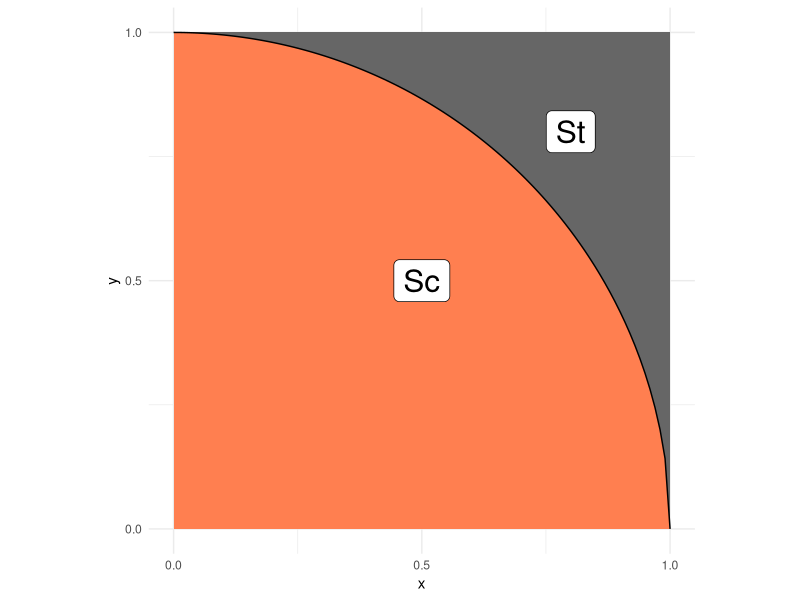
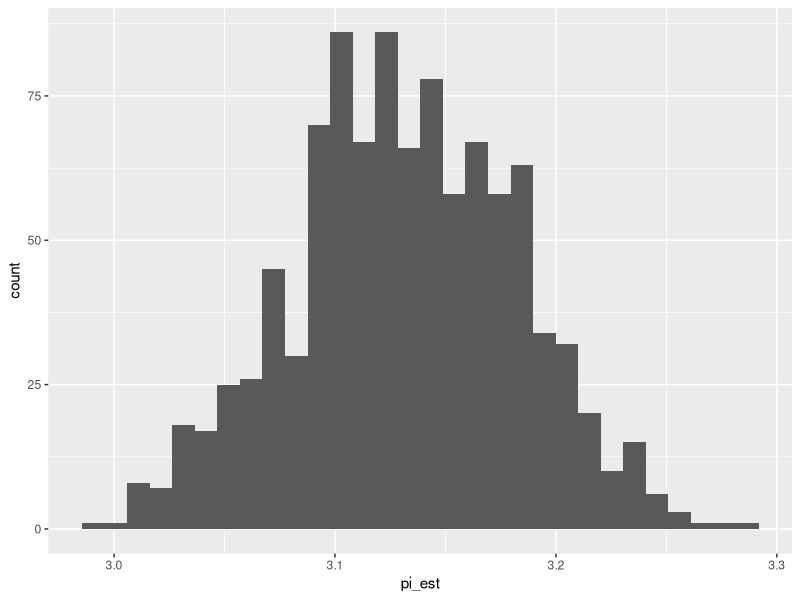

Write the R code that produced these figures, in order.
## ---- chunk 1
library(tidyverse)
library(rsample)
## ---- chunk 2
## NOTE: No need to edit; this visual helps explain the pi estimation scheme
tibble(x = seq(0, 1, length.out = 100)) %>%
  mutate(y = sqrt(1 - x^2)) %>%

  ggplot(aes(x, y)) +
  annotate(
    "rect",
    xmin = 0, ymin = 0, xmax = 1, ymax = 1,
    fill = "grey40",
    size = 1
  ) +
  geom_ribbon(aes(ymin = 0, ymax = y), fill = "coral") +
  geom_line() +
  annotate(
    "label",
    x = 0.5, y = 0.5, label = "Sc",
    size = 8
  ) +
  annotate(
    "label",
    x = 0.8, y = 0.8, label = "St",
    size = 8
  ) +
  scale_x_continuous(breaks = c(0, 1/2, 1)) +
  scale_y_continuous(breaks = c(0, 1/2, 1)) +
  theme_minimal() +
  coord_fixed()
## ---- chunk 3
## TASK: Choose a sample size and generate samples
n <- 1000 # Choose a sample size
# Generate the data
df_q1 <-
  tibble(
    x = runif(n, min = 0, max = 1), 
    y = runif(n, min = 0, max = 1)
  )
## ---- chunk 4
## NOTE: Do not edit this code
# Correct sample size
assertthat::assert_that(
  dim(df_q1) %>% 
    .[[1]] == n,
  msg = "The sample size should be `n`"
)
# Correct column names
assertthat::assert_that(
  setequal(names(df_q1), c("x", "y")),
  msg = "df_q1 must include the columns `x` and `y`"
)
print("Good")
## ---- chunk 5
## TASK: Finish implementing this function
stat <- function(x, y) {
  # Test if a point is inside the circle
  inside = ((x^2 + y^2) <= 1)
  inside = inside * 4
}
## ---- chunk 6
## TASK: Finish writing these assert statements

# Check the value for points *inside* the circle
assertthat::assert_that(
   tibble(x = 0.25, y = 0.25) %>% # Pick a point *inside* the circle
    mutate(stat = stat(x, y)) %>% 
    pull(stat) %>% 
    .[[1]] == 
  4, # Write the correct value of stat() here
  msg = "Incorrect value when a point is inside the circle"
)

# Check the value for points *outside* the circle
assertthat::assert_that(
   tibble(x = 1, y = 1) %>% # Pick a point *outside* the circle
    mutate(stat = stat(x, y)) %>% 
    pull(stat) %>% 
    .[[1]] ==
  0, # Write the correct value of stat() here
  msg = "Incorrect value when a point is outside the circle"
)
print("Your assertions passed, but make sure they're checking the right thing!")
## ---- chunk 7
## TASK: Estimate pi using your data from q1
df_q3 <- 
  df_q1 %>% 
  # TODO: Estimate pi as the column `pi_est`
  mutate(est = stat(x, y)) %>% 
  summarise(pi_est = mean(est))
  
df_q3
## ---- chunk 8
## NOTE: Do not edit this code
# Correct sample size
assertthat::assert_that(
  dim(df_q3) %>% 
    .[[1]] == 1,
  msg = "This result should have just one row"
)
# Correct column names
assertthat::assert_that(
  setequal(names(df_q3), c("pi_est")),
  msg = "df_q3 must include the column `pi_est`"
)
print("Good")
## ---- chunk 9
## TASK: Finish the code below
df_q4 <- 
  df_q1 %>% 
  bootstraps(., times = 1000) %>% 
  mutate(
    pi_est = map_dbl(
      splits,
      function(split_df) {
        analysis(split_df) %>% 
          # Estimate pi (pi_est) using the resampled data;
          # this should be *identical* to the
          # code you wrote for q3
          mutate(est = stat(x, y)) %>% 
          summarise(pi_est = mean(est)) %>% 
          pull(pi_est)
      }
    )
  )

## NOTE: Do not edit; use this to visualize your results
df_q4 %>% 
  ggplot(aes(pi_est)) +
  geom_histogram()
## ---- chunk 10
## TASK: Compute a bootstrap confidence interval at the 95% level (alpha = 0.05)

alpha = 0.05

df_q5 <- 
  df_q4 %>% 
  summarize(
    # TODO: Compute pi_lo and pi_up
    pi_lo = quantile(pi_est, probs = alpha / 2),
    pi_up = quantile(pi_est, probs = (1 - (alpha / 2)))
  )

df_q5
## ---- chunk 11
df_q4 %>% 
  summarize(
    pi_lo = mean(pi_est) - qnorm(1 - alpha / 2) * (sd(pi_est)/sqrt(n)),
    pi_up = mean(pi_est) + qnorm(1 - alpha / 2) * (sd(pi_est)/sqrt(n))
  )
